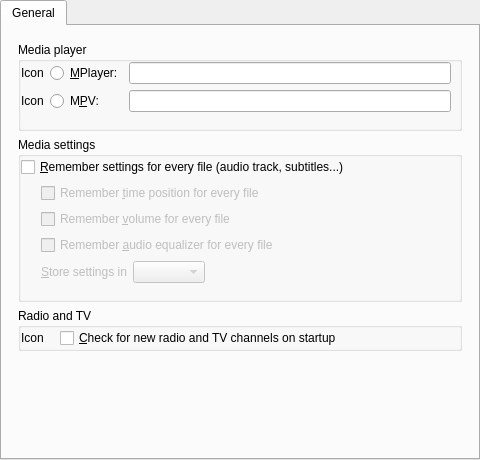
<?xml version="1.0" encoding="UTF-8"?>
<ui version="4.0">
 <class>Gui::Pref::TGeneral</class>
 <widget class="QWidget" name="Gui::Pref::TGeneral">
  <property name="geometry">
   <rect>
    <x>0</x>
    <y>0</y>
    <width>480</width>
    <height>460</height>
   </rect>
  </property>
  <layout class="QVBoxLayout">
   <property name="spacing">
    <number>0</number>
   </property>
   <property name="margin">
    <number>0</number>
   </property>
   <item>
    <widget class="QTabWidget" name="general_tab_widget">
     <property name="currentIndex">
      <number>0</number>
     </property>
     <widget class="QWidget" name="general_tab">
      <attribute name="title">
       <string>General</string>
      </attribute>
      <layout class="QVBoxLayout" name="verticalLayout_2">
       <property name="margin">
        <number>16</number>
       </property>
       <item>
        <widget class="QGroupBox" name="player_group">
         <property name="title">
          <string>Media player</string>
         </property>
         <property name="flat">
          <bool>true</bool>
         </property>
         <layout class="QVBoxLayout" name="verticalLayout">
          <property name="leftMargin">
           <number>0</number>
          </property>
          <property name="topMargin">
           <number>0</number>
          </property>
          <property name="rightMargin">
           <number>8</number>
          </property>
          <property name="bottomMargin">
           <number>16</number>
          </property>
          <item>
           <layout class="QGridLayout" name="player_gridlayout">
            <item row="0" column="0">
             <widget class="QLabel" name="mplayer_icon_label">
              <property name="text">
               <string>Icon</string>
              </property>
             </widget>
            </item>
            <item row="0" column="3">
             <widget class="FileChooser" name="mplayer_edit"/>
            </item>
            <item row="0" column="2">
             <widget class="QRadioButton" name="mplayer_radio">
              <property name="text">
               <string>&amp;MPlayer:</string>
              </property>
             </widget>
            </item>
            <item row="1" column="0">
             <widget class="QLabel" name="mpv_icon_label">
              <property name="text">
               <string>Icon</string>
              </property>
             </widget>
            </item>
            <item row="1" column="2">
             <widget class="QRadioButton" name="mpv_radio">
              <property name="text">
               <string>M&amp;PV:</string>
              </property>
             </widget>
            </item>
            <item row="1" column="3">
             <widget class="FileChooser" name="mpv_edit"/>
            </item>
           </layout>
          </item>
         </layout>
        </widget>
       </item>
       <item>
        <widget class="QGroupBox" name="media_settings_group">
         <property name="title">
          <string>Media settings</string>
         </property>
         <property name="flat">
          <bool>true</bool>
         </property>
         <layout class="QVBoxLayout">
          <property name="leftMargin">
           <number>0</number>
          </property>
          <property name="topMargin">
           <number>0</number>
          </property>
          <property name="rightMargin">
           <number>8</number>
          </property>
          <property name="bottomMargin">
           <number>16</number>
          </property>
          <item>
           <widget class="QCheckBox" name="remember_all_check">
            <property name="text">
             <string>&amp;Remember settings for every file (audio track, subtitles...)</string>
            </property>
           </widget>
          </item>
          <item>
           <layout class="QGridLayout">
            <item row="0" column="1">
             <widget class="QCheckBox" name="remember_time_check">
              <property name="enabled">
               <bool>false</bool>
              </property>
              <property name="sizePolicy">
               <sizepolicy hsizetype="MinimumExpanding" vsizetype="Fixed">
                <horstretch>0</horstretch>
                <verstretch>0</verstretch>
               </sizepolicy>
              </property>
              <property name="text">
               <string>Remember &amp;time position for every file</string>
              </property>
             </widget>
            </item>
            <item row="3" column="1">
             <layout class="QHBoxLayout">
              <item>
               <widget class="QLabel" name="filesettings_method_label">
                <property name="enabled">
                 <bool>false</bool>
                </property>
                <property name="text">
                 <string>&amp;Store settings in</string>
                </property>
                <property name="buddy">
                 <cstring>filesettings_method_combo</cstring>
                </property>
               </widget>
              </item>
              <item>
               <widget class="QComboBox" name="filesettings_method_combo">
                <property name="enabled">
                 <bool>false</bool>
                </property>
               </widget>
              </item>
              <item>
               <spacer>
                <property name="orientation">
                 <enum>Qt::Horizontal</enum>
                </property>
                <property name="sizeHint" stdset="0">
                 <size>
                  <width>40</width>
                  <height>20</height>
                 </size>
                </property>
               </spacer>
              </item>
             </layout>
            </item>
            <item row="0" column="0" rowspan="4">
             <spacer>
              <property name="orientation">
               <enum>Qt::Horizontal</enum>
              </property>
              <property name="sizeType">
               <enum>QSizePolicy::Preferred</enum>
              </property>
              <property name="sizeHint" stdset="0">
               <size>
                <width>20</width>
                <height>61</height>
               </size>
              </property>
             </spacer>
            </item>
            <item row="1" column="1">
             <widget class="QCheckBox" name="remember_volume_check">
              <property name="enabled">
               <bool>false</bool>
              </property>
              <property name="text">
               <string>Remember &amp;volume for every file</string>
              </property>
             </widget>
            </item>
            <item row="2" column="1">
             <widget class="QCheckBox" name="remember_audio_eq_check">
              <property name="enabled">
               <bool>false</bool>
              </property>
              <property name="text">
               <string>Remember &amp;audio equalizer for every file</string>
              </property>
             </widget>
            </item>
           </layout>
          </item>
         </layout>
        </widget>
       </item>
       <item>
        <widget class="QGroupBox" name="radio_tv_group">
         <property name="title">
          <string>Radio and TV</string>
         </property>
         <property name="flat">
          <bool>true</bool>
         </property>
         <layout class="QHBoxLayout" name="horizontalLayout">
          <property name="spacing">
           <number>16</number>
          </property>
          <property name="leftMargin">
           <number>0</number>
          </property>
          <property name="topMargin">
           <number>0</number>
          </property>
          <property name="rightMargin">
           <number>8</number>
          </property>
          <property name="bottomMargin">
           <number>0</number>
          </property>
          <item>
           <widget class="QLabel" name="radio_tv_icon_label">
            <property name="text">
             <string>Icon</string>
            </property>
           </widget>
          </item>
          <item>
           <widget class="QCheckBox" name="radio_tv_rescan_check">
            <property name="text">
             <string>&amp;Check for new radio and TV channels on startup</string>
            </property>
           </widget>
          </item>
          <item>
           <spacer name="horizontalSpacer">
            <property name="orientation">
             <enum>Qt::Horizontal</enum>
            </property>
            <property name="sizeHint" stdset="0">
             <size>
              <width>40</width>
              <height>20</height>
             </size>
            </property>
           </spacer>
          </item>
         </layout>
        </widget>
       </item>
       <item>
        <spacer>
         <property name="orientation">
          <enum>Qt::Vertical</enum>
         </property>
         <property name="sizeType">
          <enum>QSizePolicy::Expanding</enum>
         </property>
         <property name="sizeHint" stdset="0">
          <size>
           <width>20</width>
           <height>40</height>
          </size>
         </property>
        </spacer>
       </item>
      </layout>
     </widget>
    </widget>
   </item>
  </layout>
 </widget>
 <customwidgets>
  <customwidget>
   <class>FileChooser</class>
   <extends>QLineEdit</extends>
   <header>filechooser.h</header>
  </customwidget>
 </customwidgets>
 <tabstops>
  <tabstop>general_tab_widget</tabstop>
  <tabstop>mplayer_radio</tabstop>
  <tabstop>mplayer_edit</tabstop>
  <tabstop>mpv_radio</tabstop>
  <tabstop>mpv_edit</tabstop>
  <tabstop>remember_all_check</tabstop>
  <tabstop>remember_time_check</tabstop>
  <tabstop>remember_volume_check</tabstop>
  <tabstop>remember_audio_eq_check</tabstop>
  <tabstop>filesettings_method_combo</tabstop>
  <tabstop>radio_tv_rescan_check</tabstop>
 </tabstops>
 <resources/>
 <connections>
  <connection>
   <sender>remember_all_check</sender>
   <signal>toggled(bool)</signal>
   <receiver>filesettings_method_label</receiver>
   <slot>setEnabled(bool)</slot>
   <hints>
    <hint type="sourcelabel">
     <x>229</x>
     <y>233</y>
    </hint>
    <hint type="destinationlabel">
     <x>93</x>
     <y>298</y>
    </hint>
   </hints>
  </connection>
  <connection>
   <sender>remember_all_check</sender>
   <signal>toggled(bool)</signal>
   <receiver>remember_time_check</receiver>
   <slot>setEnabled(bool)</slot>
   <hints>
    <hint type="sourcelabel">
     <x>280</x>
     <y>323</y>
    </hint>
    <hint type="destinationlabel">
     <x>293</x>
     <y>355</y>
    </hint>
   </hints>
  </connection>
  <connection>
   <sender>remember_all_check</sender>
   <signal>toggled(bool)</signal>
   <receiver>filesettings_method_combo</receiver>
   <slot>setEnabled(bool)</slot>
   <hints>
    <hint type="sourcelabel">
     <x>229</x>
     <y>233</y>
    </hint>
    <hint type="destinationlabel">
     <x>181</x>
     <y>298</y>
    </hint>
   </hints>
  </connection>
  <connection>
   <sender>remember_all_check</sender>
   <signal>toggled(bool)</signal>
   <receiver>remember_volume_check</receiver>
   <slot>setEnabled(bool)</slot>
   <hints>
    <hint type="sourcelabel">
     <x>245</x>
     <y>93</y>
    </hint>
    <hint type="destinationlabel">
     <x>257</x>
     <y>144</y>
    </hint>
   </hints>
  </connection>
  <connection>
   <sender>remember_all_check</sender>
   <signal>toggled(bool)</signal>
   <receiver>remember_audio_eq_check</receiver>
   <slot>setEnabled(bool)</slot>
   <hints>
    <hint type="sourcelabel">
     <x>249</x>
     <y>166</y>
    </hint>
    <hint type="destinationlabel">
     <x>261</x>
     <y>242</y>
    </hint>
   </hints>
  </connection>
 </connections>
</ui>
